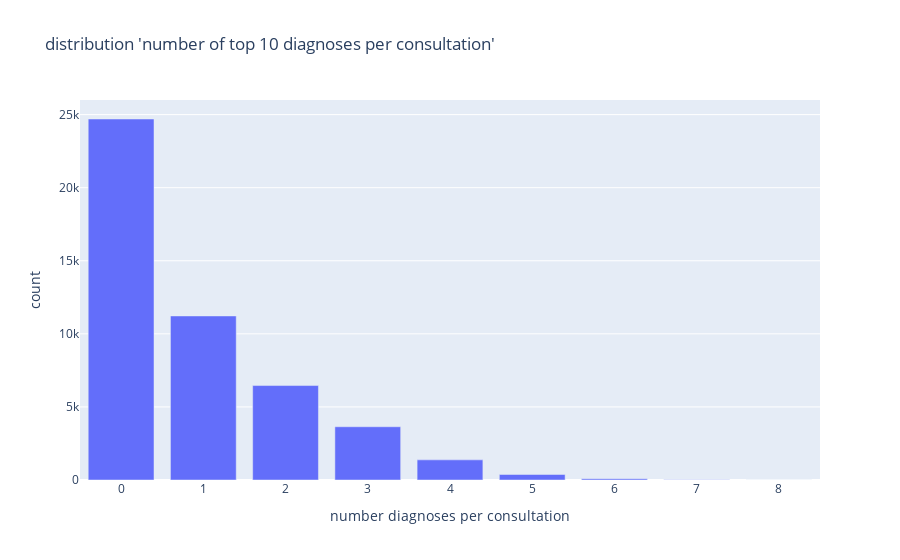

The notebook cell this image was saved under:
### Markdown cell above
# Are diagnoses missing - i.e. is the decision tree of DYNAMiC's CDSS complete?
Methodology:
1. filter for patients diagnosed with at last one of the top 10
2. cluster them into 10-20 groups based on their demographics (age, gender) and symptoms as features
3. examine diagnoses per cluster: clusters decided by one diagnoses particularly?
4. examine symptoms per cluster:
    - do symptoms in cluster match the diagnosis of the same cluster found in step before? --> Are patients correctly assigned to diagnoses?
    - do clusters not assignable to diagnoses in step before have symptoms that indicate a diagnoses that has been missed by the decision tree?

Note: [read](https://christophm.github.io/interpretable-ml-book/) on SHAP values for better interpretation

### Code cell
# distribution "number of top 10 diagnoses per consultation" 
number_top10_diagnoses_per_consultation = rw_diagnoses[top10_diagnoses["diagnosis"]].sum(axis=1).value_counts().to_frame().reset_index()
number_top10_diagnoses_per_consultation.columns = ["number diagnoses per consultation", "count"]
fg = px.bar(number_top10_diagnoses_per_consultation, x="number diagnoses per consultation", y="count", title="distribution 'number of top 10 diagnoses per consultation'" )
fg.show()

### Figure 1 — Plotly figure (JSON) as saved in the notebook; plotly's stock layout.template omitted (floating-point values rounded to 4 significant figures)
{"data": [{"alignmentgroup": "True", "hovertemplate": "number diagnoses per consultation=%{x}<br>count=%{y}<extra></extra>", "legendgroup": "", "marker": {"color": "#636efa", "pattern": {"shape": ""}}, "name": "", "offsetgroup": "", "orientation": "v", "showlegend": false, "textposition": "auto", "type": "bar", "x": [0, 1, 2, 3, 4, 5, 6, 7, 8], "xaxis": "x", "y": [24699, 11224, 6462, 3643, 1377, 377, 87, 12, 5], "yaxis": "y"}], "layout": {"barmode": "relative", "legend": {"tracegroupgap": 0}, "title": {"text": "distribution 'number of top 10 diagnoses per consultation'"}, "xaxis": {"anchor": "y", "domain": [0, 1], "title": {"text": "number diagnoses per consultation"}}, "yaxis": {"anchor": "x", "domain": [0, 1], "title": {"text": "count"}}}}
